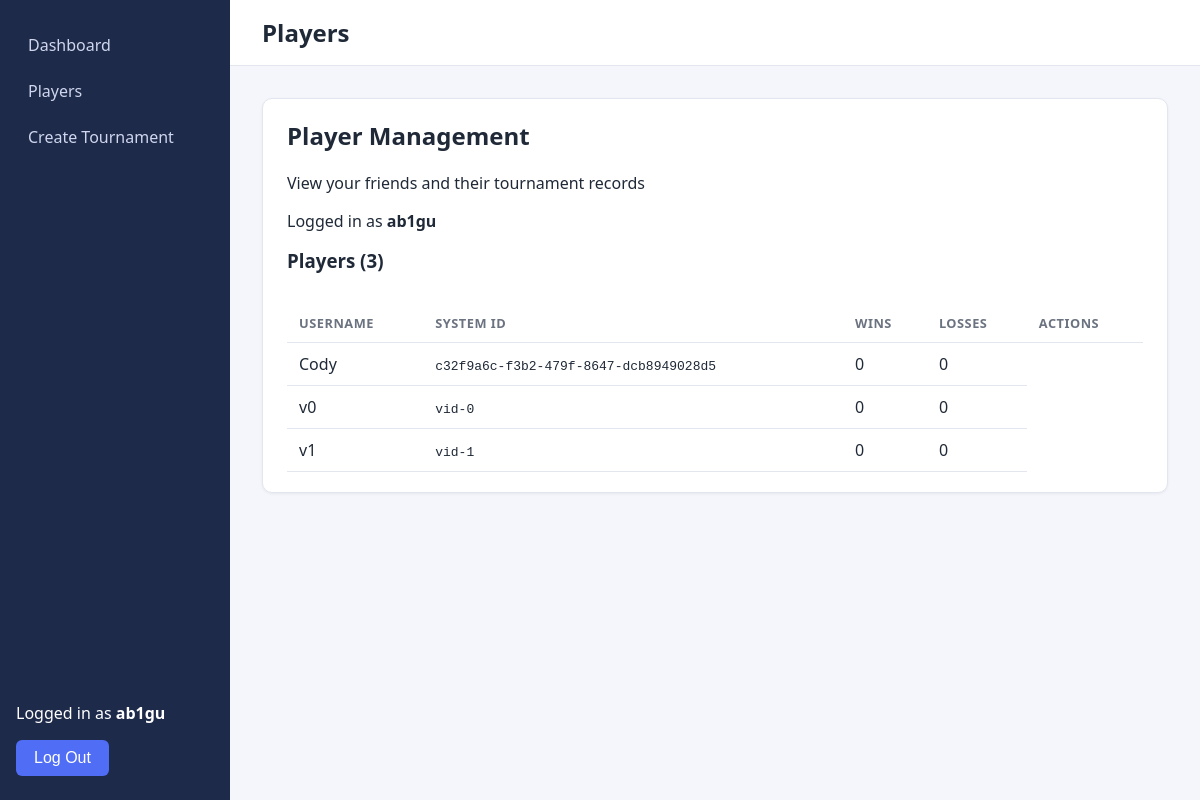
Page /players/ (signed in) on the earlier database version.
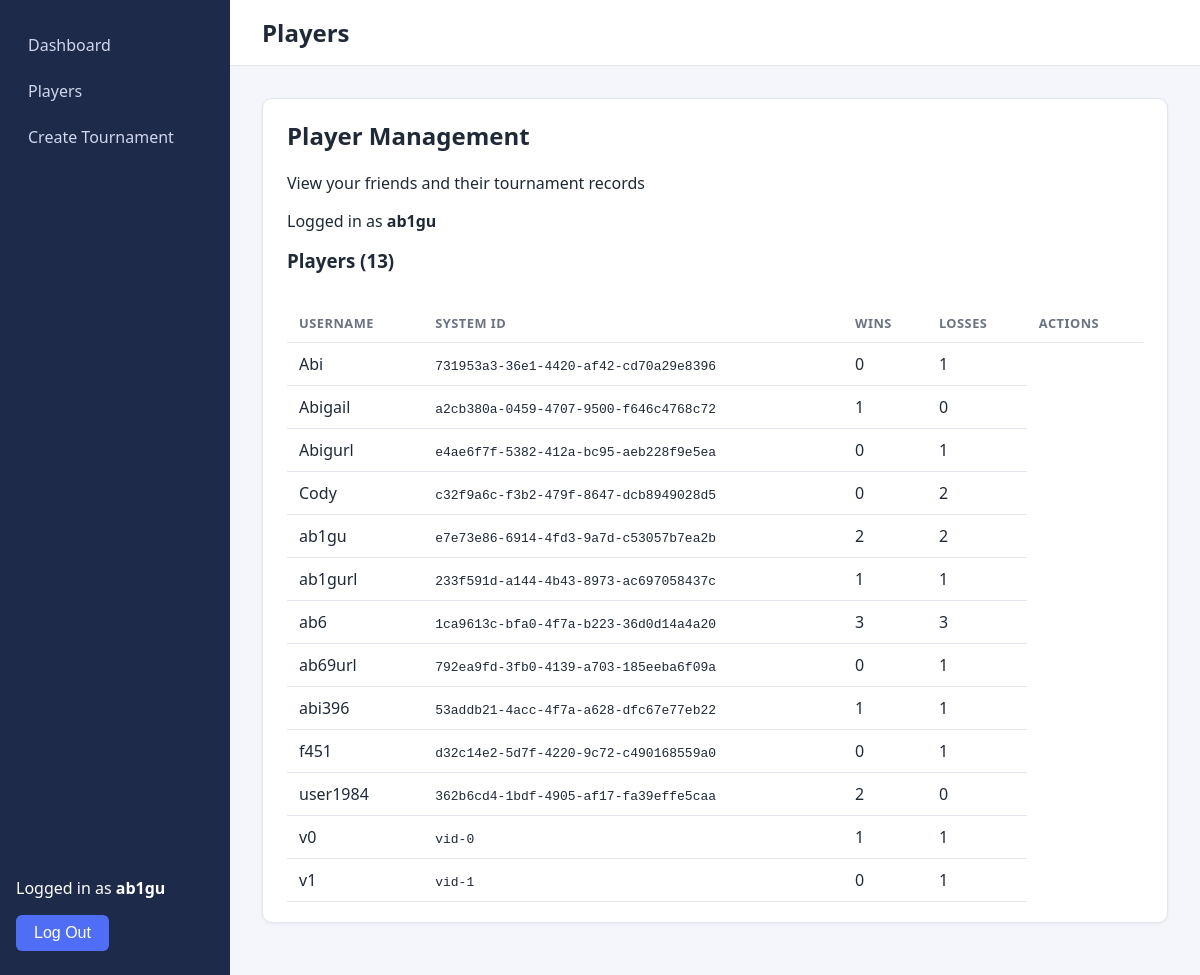
Same page on the later database version.
### tournament/models.py (models this page shows, shortened)
class Player(models.Model):
    user = models.OneToOneField(
        settings.AUTH_USER_MODEL,
        on_delete=models.SET_NULL,
        null=True,
        blank=True,
        related_name='player_profile'
    )
    username = models.CharField(max_length=100, unique=True)
    player_id = models.CharField(max_length=50, unique=True, blank=True) #ID generated by the system
    wins = models.IntegerField(default=0)
    losses = models.IntegerField(default=0)

### tournament/views.py (the view)
# urls.py: path("players/", views.players, name="players"),
@login_required
def players(request):
    all_players = Player.objects.all().order_by("username")
    return render(
        request,
        "tournament/players.html",
        {"players": all_players},
    )

### tournament/templates/tournament/players.html (shortened to what this page needs)
{% extends "tournament/base.html" %}
{% block heading %}
Players
{% endblock %}
{% block content %}
<div class="card">
    <h2>Player Management</h2>
    <p>View your friends and their tournament records</p>
    {% if user.is_authenticated %}
        <p>
            Logged in as <strong>{{ user.username }}</strong>
        </p>
    {% else %}
        <p>
            <a href="{% url 'login' %}">Log In</a> to join your friends
        </p>
    {% endif %}
    <h3>Players ({{ players|length}})</h3>
    {% if players %}
    <div style="overflow-x: auto;">
        <table style="width: 100%; border-collapse: collapse;">
        <thead>
            <tr>
                <th>Username</th>
                <th>System ID</th>
                <th>Wins</th>
                <th>Losses</th>
                <th>Actions</th>
            </tr>
        </thead>
        <tbody>
            {% for player in players %}
            <tr>
                <td>{{ player.username }}</td>
                <td><code>{{ player.player_id }}</code></td>
                <td>{{ player.wins }}</td>
                <td>{{ player.losses }}</td>
            </tr>
            {% endfor %}
        </tbody>
    </table>
    {% else %}
    <p>No players have been registered yet.</p>
    {% endif %}
</div>
{% endblock %}

### tournament/templates/tournament/base.html (shortened to what this page needs)
{% load static %}
<!DOCTYPE html>
<html lang="en">
<head>
    <link rel="stylesheet" href="{% static 'tournament/css/style.css' %}">
</head>
<body>
    <div class="app">
        <aside class="sidebar">
            <nav>
                <a href="{% url 'dashboard' %}">Dashboard</a>
                <a href="{% url 'players' %}">Players</a>
                <a href="{% url 'tournament_setup' %}">Create Tournament</a>
            </nav>
            <div class="sidebar-bottom">
                {% if user.is_authenticated %}
                    <p>Logged in as <strong>{{ user.username }}</strong></p>
                    <form method="post" action="{% url 'logout' %}">
                        <button type="submit">Log Out</button>
                    </form>
                {% else %}
                    <a href="{% url 'login' %}">Log In</a>
                    <a href="{% url 'signup' %}">Sign Up</a>
                {% endif %}
            </div>
        </aside>
        <main class="main">
            <header class="topbar">
                <h1>{% block heading%}Tournament Manager{% endblock %}</h1>
            </header>
            <section class="content">
                {% block content %}
                {% endblock %}
            </section>
        </main>
    </div>
</body>
</html>

### tournament/static/tournament/css/style.css (style rules this page uses)
:root { --bg: #f4f6fb; --sidebar: #1e2a4a; --sidebar-hover: #2d3d6b; --accent: #4f6df5; --accent-dark: #3a54d4; --text: #1f2937; --muted: #6b7280; --border: #e2e6ef; }
* { box-sizing: border-box; }
body { margin: 0; font-family: "Segoe UI", Roboto, Arial, sans-serif; background: var(--bg); color: var(--text); }
.app { display: flex; min-height: 100vh; }
.sidebar { width: 230px; background: var(--sidebar); color: #fff; display: flex; flex-direction: column; padding: 24px 16px; }
.sidebar nav { display: flex; flex-direction: column; gap: 4px; }
.sidebar a { color: #cfd6ee; text-decoration: none; padding: 10px 12px; border-radius: 6px; }
.sidebar-bottom { margin-top: auto; }
.main { flex: 1; display: flex; flex-direction: column; min-width: 0; }
.topbar { background: #fff; border-bottom: 1px solid var(--border); padding: 16px 32px; display: flex; justify-content: space-between; align-items: center; }
.topbar h1 { margin: 0; font-size: 1.5rem; }
.content { padding: 32px; max-width: 1100px; }
.card { background: #fff; border: 1px solid var(--border); border-radius: 10px; padding: 20px 24px; margin-bottom: 20px; box-shadow: 0 1px 3px rgba(0, 0, 0, 0.06); }
.card h2, .card h3 { margin-top: 0; }
table { width: 100%; border-collapse: collapse; margin-top: 12px; }
th, td { text-align: left; padding: 10px 12px; border-bottom: 1px solid var(--border); }
th { font-size: 0.8rem; text-transform: uppercase; letter-spacing: 0.04em; color: var(--muted); }
button, .btn-primary { background: var(--accent); color: #fff; border: none; padding: 9px 18px; border-radius: 6px; font-size: 1rem; cursor: pointer; text-decoration: none; display: inline-block; }

Differences in the rows shown:
added Player: username "Abi", player_id "731953a3-36e1-4420-af42-cd70a29e8396", wins "0", losses "1"
added Player: username "Abigail", player_id "a2cb380a-0459-4707-9500-f646c4768c72", wins "1", losses "0"
added Player: username "Abigurl", player_id "e4ae6f7f-5382-412a-bc95-aeb228f9e5ea", wins "0", losses "1"
changed Player "Cody": losses "0" → "2"
added Player: username "ab1gu", player_id "e7e73e86-6914-4fd3-9a7d-c53057b7ea2b", wins "2", losses "2"
added Player: username "ab1gurl", player_id "233f591d-a144-4b43-8973-ac697058437c", wins "1", losses "1"
added Player: username "ab6", player_id "1ca9613c-bfa0-4f7a-b223-36d0d14a4a20", wins "3", losses "3"
added Player: username "ab69url", player_id "792ea9fd-3fb0-4139-a703-185eeba6f09a", wins "0", losses "1"
added Player: username "abi396", player_id "53addb21-4acc-4f7a-a628-dfc67e77eb22", wins "1", losses "1"
added Player: username "f451", player_id "d32c14e2-5d7f-4220-9c72-c490168559a0", wins "0", losses "1"
added Player: username "user1984", player_id "362b6cd4-1bdf-4905-af17-fa39effe5caa", wins "2", losses "0"
changed Player "vid-0": wins "0" → "1"; losses "0" → "1"
changed Player "vid-1": losses "0" → "1"
Other differences:
{{ players|length }}: "3" → "13"
